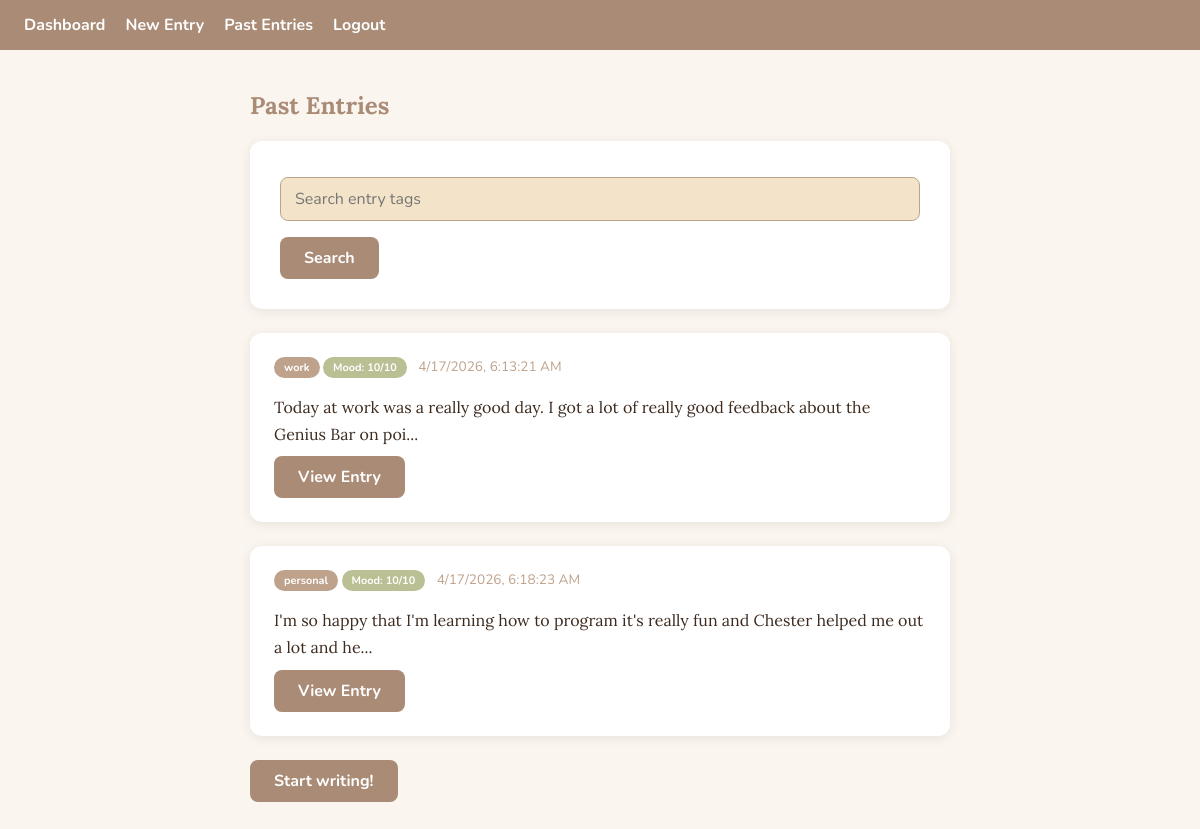
Screenshot of /entries (signed in) with the database file from the repository.
### app.py (models this page shows)
class Entry(db.Model):
                id = db.Column(db.Integer, primary_key=True)
                content = db.Column(db.Text, nullable=False)
                tags = db.Column(db.Text, nullable=True , default="")
                mode = db.Column(db.String(10), default="Personal")
                ai = db.Column(db.Text, nullable=True)
                mood = db.Column(db.Integer, nullable=True)
                created_at = db.Column(db.DateTime, default=datetime.utcnow)
                user_id = db.Column(db.Integer, db.ForeignKey('user.id'), nullable=False)

### app.py (the view)
@app.route('/entries')
@login_required
def entries():
       entries = Entry.query.filter_by(user_id=current_user.id).all()
       return render_template('entries.html', entries=entries)

### app.py (called while the page is built)
@login_manager.user_loader
def load_user(user_id):
    return User.query.get(int(user_id))

### templates/entries.html (shortened to what this page needs)
{% extends 'base.html' %}
{% block content %}
<h2>Past Entries</h2>
<p>
<form method="get" action="/search">
    <input type="text" name="q" placeholder="Search entry tags">
    <button type="submit">Search</button>
</form>
</p>
{% for entry in entries %}
<div class="entry-card">
    <div class="entry-meta">
        <span class="mode-badge">{{ entry.mode }}</span>
        <span class="mood-badge">Mood: {{ entry.mood }}/10</span>
        <span data-timestamp="{{ entry.created_at.strftime('%Y-%m-%dT%H:%M:%SZ') }}" class="local-time">{{
            entry.created_at.strftime('%B %d, %Y') }}</span>
    </div>
    <p class="entry-preview">{{ entry.content[:100] }}{% if entry.content|length > 100 %}...{% endif %}</p>
    <a href="{{ url_for('entry', id=entry.id) }}" class="btn">View Entry</a>
</div>
{% else %}
<p>No entries yet.</p>
{% endfor %}
<p><a href="{{ url_for('new_entry') }}" class="btn">Start writing!</a></p>
{% endblock %}

### static/style.css (style rules this page uses)
:root { --brown-dark: #A98B76; --brown-mid: #BFA28C; --cream: #F3E4C9; --sage: #BABF94; --text: #3d2b1f; --bg: #faf6ef; --white: #ffffff; }
body { background-color: var(--bg); color: var(--text); font-family: 'Lora', serif; margin: 0; padding: 0; }
h1, h2 { font-family: 'Lora', serif; color: var(--brown-dark); }
form { background-color: var(--white); padding: 30px; border-radius: 12px; box-shadow: 0 2px 12px rgba(0, 0, 0, 0.08); }
input, textarea, select { width: 100%; padding: 10px 14px; margin-top: 6px; margin-bottom: 16px; border: 1px solid var(--brown-mid); border-radius: 8px; font-family: 'Nunito', sans-serif; font-size: 1em; box-sizing: border-box; background-color: var(--cream); }
button { background-color: var(--brown-dark); color: var(--white); border: none; padding: 10px 24px; border-radius: 8px; font-family: 'Nunito', sans-serif; font-weight: 700; font-size: 1em; cursor: pointer; }
.entry-card { background-color: var(--white); border-radius: 12px; padding: 24px; box-shadow: 0 2px 12px rgba(0, 0, 0, 0.08); margin: 24px 0; }
.entry-card p { margin: 8px 0; line-height: 1.7; }
.btn { display: inline-block; background-color: var(--brown-dark); color: var(--white); padding: 10px 24px; border-radius: 8px; text-decoration: none; font-family: 'Nunito', sans-serif; font-weight: 700; }
.entry-meta { font-family: 'Nunito', sans-serif; font-size: 0.85em; color: var(--brown-mid); margin-bottom: 16px; }
.mood-badge { display: inline-block; background-color: var(--sage); color: var(--white); padding: 3px 10px; border-radius: 20px; font-family: 'Nunito', sans-serif; font-size: 0.8em; font-weight: 700; margin-right: 8px; }
.mode-badge { display: inline-block; background-color: var(--brown-mid); color: var(--white); padding: 3px 10px; border-radius: 20px; font-family: 'Nunito', sans-serif; font-size: 0.8em; font-weight: 700; }

### rows the page displays
Entry: mode "work", mood "10", content "Today at work was a really good day. I got a lot of really good feedback about the Genius Bar on poi"
Entry: mode "personal", mood "10", content "I'm so happy that I'm learning how to program it's really fun and Chester helped me out a lot and he"
